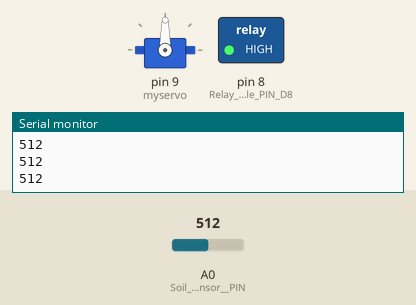
This sketch was run on a simulated Arduino Uno, built with avr-gcc and run on an emulated ATmega328P. Shown: servo, switched loads named in the sketch (green lamp = pin HIGH), the last lines printed to the serial monitor. Inputs (shaded band) come from the test bench; at power-on: A0 (Soil_Moisture_Sensor__PIN) = 512.

Above: at 1.2 s.
1.3 s: A0 (Soil_Moisture_Sensor__PIN) set to 973
2.8 s: A0 (Soil_Moisture_Sensor__PIN) set to 992
At 4.2 s:
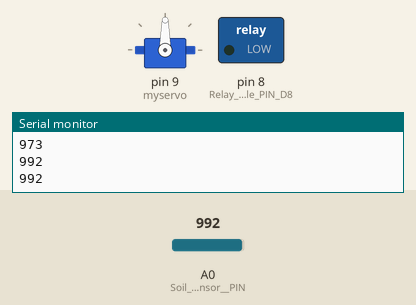
4.5 s: A0 (Soil_Moisture_Sensor__PIN) set to 970
At 6.3 s:
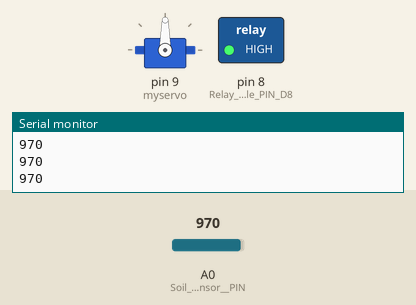
6.9 s: A0 (Soil_Moisture_Sensor__PIN) set to 990
At 7.8 s:
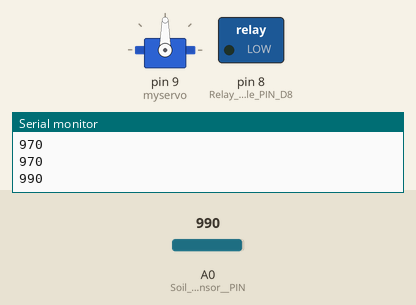
Timing chart, 0 to 9.7 s (numbered marks = the images above; inputs shaded):
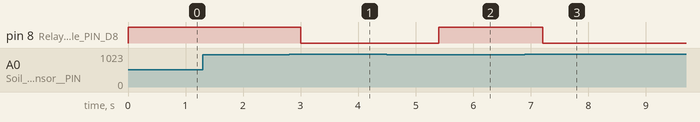

The sketch:

working_code.ino
```cpp
#include <Servo.h> // servo library
Servo myservo;
int m=0;
int pos = 0;
void setup()
{
// put your setup code here, to run once:
pinMode(A0, INPUT_PULLUP);           // Soil Moisture Sensor  PIN A0
pinMode(8,OUTPUT);                             // Relay Module PIN D8
Serial.begin(9600);                                  //  Sensor Buart Rate
myservo.attach(9);                                   //  Servo PIN D9
digitalWrite(8, HIGH);                           // Relay Normally High for OFF condition
}
void loop()
{
// put your main code here, to run repeatedly:
int m= analogRead(A0);                         // Soil Moisture Sensor  PIN A0
Serial.println(m);
delay(200);
if (m>=980)
{
myservo.write(90);              // tell servo to go to position in variable 'pos'

digitalWrite(8, LOW);       // Relay ON
delay(1000);
}
else if(m<=970)
{
digitalWrite(8, HIGH);      // Relay OFF
}
else
{
digitalWrite(8, HIGH);   // Relay OFF
}
}
```

Measured:
- the behaviour switches between 979 and 980 on A0 (Soil_Moisture_Sensor__PIN) (found by bisection; images 0 and 1)
- after the input at 2.8 s, pin 8 (Relay_Module_PIN_D8): HIGH → LOW after 0.20 s
- after the input at 4.5 s, pin 8 (Relay_Module_PIN_D8): LOW → HIGH after 0.91 s
- after the input at 6.9 s, pin 8 (Relay_Module_PIN_D8): HIGH → LOW after 0.31 s
